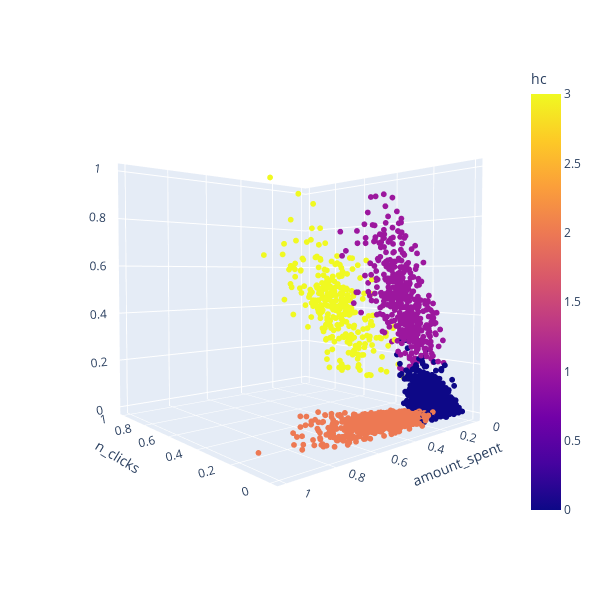

The cell this chart's notebook holds for it:
### Code cell
import plotly.express as px

fig = px.scatter_3d(clusters, x='n_clicks', y='amount_spent', z='amount_discount', color='hc', width=600, height=600)
fig.update_traces(marker=dict(size=2), selector=dict(mode='markers'))
fig.show()

### Figure 1 — Plotly figure (JSON) as saved in the notebook; plotly's stock layout.template omitted (floating-point values rounded to 4 significant figures; data arrays with more than 128 entries replaced by an {"elided": "..."} marker saying what was removed)
{"data": [{"hovertemplate": "n_clicks=%{x}<br>amount_spent=%{y}<br>amount_discount=%{z}<br>hc=%{marker.color}<extra></extra>", "legendgroup": "", "marker": {"color": {"elided": "2479 int values"}, "coloraxis": "coloraxis", "size": 2, "symbol": "circle"}, "mode": "markers", "name": "", "scene": "scene", "showlegend": false, "type": "scatter3d", "x": {"elided": "2479 float values"}, "y": {"elided": "2479 float values"}, "z": {"elided": "2479 float values"}}], "layout": {"coloraxis": {"colorbar": {"title": {"text": "hc"}}, "colorscale": [[0, "#0d0887"], [0.1111, "#46039f"], [0.2222, "#7201a8"], [0.3333, "#9c179e"], [0.4444, "#bd3786"], [0.5556, "#d8576b"], [0.6667, "#ed7953"], [0.7778, "#fb9f3a"], [0.8889, "#fdca26"], [1, "#f0f921"]]}, "height": 600, "legend": {"tracegroupgap": 0}, "margin": {"t": 60}, "scene": {"aspectmode": "auto", "aspectratio": {"x": 1, "y": 1.0, "z": 1}, "camera": {"center": {"x": 0, "y": 0, "z": 0}, "eye": {"x": -1.633, "y": 1.42, "z": 0.06737}, "projection": {"type": "perspective"}, "up": {"x": 0, "y": 0, "z": 1}}, "domain": {"x": [0, 1], "y": [0, 1]}, "xaxis": {"title": {"text": "n_clicks"}, "type": "linear"}, "yaxis": {"title": {"text": "amount_spent"}, "type": "linear"}, "zaxis": {"title": {"text": "amount_discount"}, "type": "linear"}}, "width": 600}}
